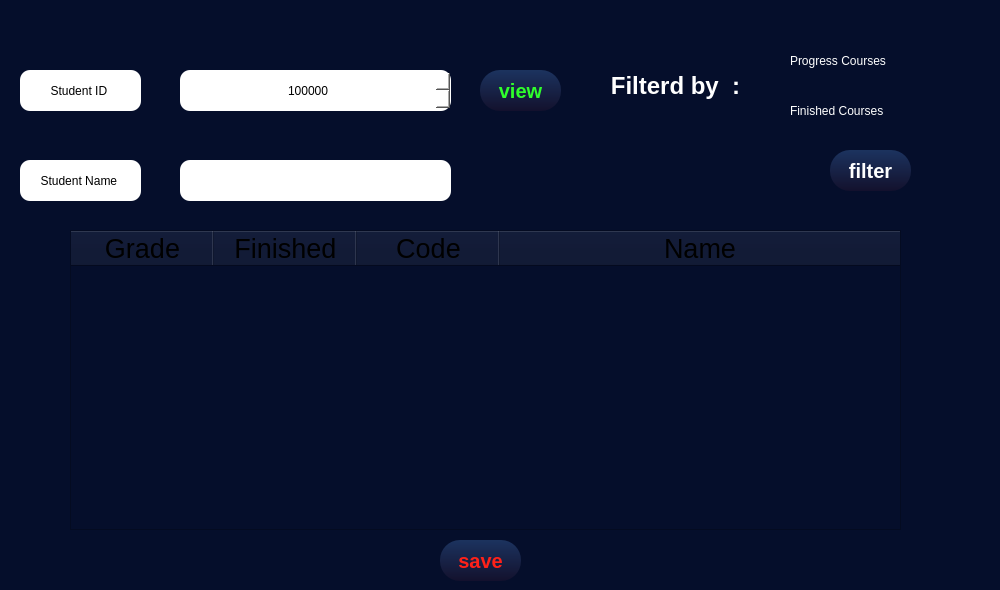
<?xml version="1.0" encoding="UTF-8"?>
<ui version="4.0">
 <class>ViewCoursesOfStudent</class>
 <widget class="QWidget" name="ViewCoursesOfStudent">
  <property name="geometry">
   <rect>
    <x>0</x>
    <y>0</y>
    <width>1000</width>
    <height>590</height>
   </rect>
  </property>
  <property name="windowTitle">
   <string>Form</string>
  </property>
  <property name="styleSheet">
   <string notr="true">background-color: rgb(5, 14, 43)</string>
  </property>
  <widget class="QLineEdit" name="StudentNamelineEdit_2">
   <property name="geometry">
    <rect>
     <x>180</x>
     <y>160</y>
     <width>271</width>
     <height>41</height>
    </rect>
   </property>
   <property name="styleSheet">
    <string notr="true">background:white;
color:black;
    border-radius: 10px;
</string>
   </property>
  </widget>
  <widget class="QLabel" name="StudentIDlabel">
   <property name="geometry">
    <rect>
     <x>20</x>
     <y>70</y>
     <width>121</width>
     <height>41</height>
    </rect>
   </property>
   <property name="styleSheet">
    <string notr="true">    border-radius: 10px;
background:white;
color:black;</string>
   </property>
   <property name="text">
    <string>Student ID </string>
   </property>
   <property name="alignment">
    <set>Qt::AlignCenter</set>
   </property>
  </widget>
  <widget class="QLabel" name="filterby">
   <property name="geometry">
    <rect>
     <x>610</x>
     <y>60</y>
     <width>131</width>
     <height>51</height>
    </rect>
   </property>
   <property name="styleSheet">
    <string notr="true">font-size:24px;
color :white;
background-color: transparent;
  font-weight: bold;
</string>
   </property>
   <property name="text">
    <string>Filterd by  :</string>
   </property>
   <property name="alignment">
    <set>Qt::AlignCenter</set>
   </property>
  </widget>
  <widget class="QTreeWidget" name="treeWidget">
   <property name="geometry">
    <rect>
     <x>70</x>
     <y>230</y>
     <width>831</width>
     <height>300</height>
    </rect>
   </property>
   <property name="sizeIncrement">
    <size>
     <width>2</width>
     <height>0</height>
    </size>
   </property>
   <property name="font">
    <font>
     <family>Yu Gothic Medium</family>
     <pointsize>22</pointsize>
    </font>
   </property>
   <property name="cursor" stdset="0">
    <cursorShape>ArrowCursor</cursorShape>
   </property>
   <property name="sizeAdjustPolicy">
    <enum>QAbstractScrollArea::AdjustToContents</enum>
   </property>
   <property name="autoScroll">
    <bool>true</bool>
   </property>
   <property name="editTriggers">
    <set>QAbstractItemView::AllEditTriggers</set>
   </property>
   <property name="iconSize">
    <size>
     <width>0</width>
     <height>0</height>
    </size>
   </property>
   <property name="verticalScrollMode">
    <enum>QAbstractItemView::ScrollPerPixel</enum>
   </property>
   <property name="horizontalScrollMode">
    <enum>QAbstractItemView::ScrollPerPixel</enum>
   </property>
   <attribute name="headerCascadingSectionResizes">
    <bool>false</bool>
   </attribute>
   <attribute name="headerMinimumSectionSize">
    <number>20</number>
   </attribute>
   <attribute name="headerDefaultSectionSize">
    <number>143</number>
   </attribute>
   <column>
    <property name="text">
     <string>Grade</string>
    </property>
    <property name="font">
     <font>
      <pointsize>20</pointsize>
     </font>
    </property>
    <property name="textAlignment">
     <set>AlignCenter</set>
    </property>
   </column>
   <column>
    <property name="text">
     <string>Finished</string>
    </property>
    <property name="font">
     <font>
      <pointsize>20</pointsize>
     </font>
    </property>
    <property name="textAlignment">
     <set>AlignCenter</set>
    </property>
   </column>
   <column>
    <property name="text">
     <string>Code</string>
    </property>
    <property name="font">
     <font>
      <pointsize>20</pointsize>
     </font>
    </property>
    <property name="textAlignment">
     <set>AlignCenter</set>
    </property>
   </column>
   <column>
    <property name="text">
     <string>Name</string>
    </property>
    <property name="font">
     <font>
      <pointsize>20</pointsize>
     </font>
    </property>
    <property name="textAlignment">
     <set>AlignCenter</set>
    </property>
   </column>
  </widget>
  <widget class="QCheckBox" name="progress">
   <property name="geometry">
    <rect>
     <x>770</x>
     <y>40</y>
     <width>201</width>
     <height>41</height>
    </rect>
   </property>
   <property name="styleSheet">
    <string notr="true">border-radius:10px;
color:white;
font: 16pt &quot;Arial&quot;;
    background-color: transparent;</string>
   </property>
   <property name="text">
    <string>Progress Courses </string>
   </property>
  </widget>
  <widget class="QLabel" name="StudentNamelabel">
   <property name="geometry">
    <rect>
     <x>20</x>
     <y>160</y>
     <width>121</width>
     <height>41</height>
    </rect>
   </property>
   <property name="styleSheet">
    <string notr="true">    border-radius: 10px;
background:white;
color:black;</string>
   </property>
   <property name="text">
    <string>Student Name </string>
   </property>
   <property name="alignment">
    <set>Qt::AlignCenter</set>
   </property>
  </widget>
  <widget class="QCheckBox" name="finished">
   <property name="geometry">
    <rect>
     <x>770</x>
     <y>90</y>
     <width>201</width>
     <height>41</height>
    </rect>
   </property>
   <property name="styleSheet">
    <string notr="true">border-radius:10px;
color:white;
font: 16pt &quot;Arial&quot;;
    background-color: transparent;</string>
   </property>
   <property name="text">
    <string>Finished Courses </string>
   </property>
  </widget>
  <widget class="QPushButton" name="view">
   <property name="geometry">
    <rect>
     <x>480</x>
     <y>70</y>
     <width>81</width>
     <height>41</height>
    </rect>
   </property>
   <property name="cursor">
    <cursorShape>PointingHandCursor</cursorShape>
   </property>
   <property name="styleSheet">
    <string notr="true">    font-weight: 600;
	font-size:20px;
    border-radius: 20px;
    color: rgb(47, 255, 43);
background: qlineargradient(x1:0, y1:0, x2:0, y2:1, stop:0 #1c335f, stop:1 #13112d);
</string>
   </property>
   <property name="text">
    <string>view</string>
   </property>
  </widget>
  <widget class="QSpinBox" name="Student_ID">
   <property name="geometry">
    <rect>
     <x>180</x>
     <y>70</y>
     <width>271</width>
     <height>41</height>
    </rect>
   </property>
   <property name="styleSheet">
    <string notr="true">background:white;
color:black;
    border-radius: 10px;
</string>
   </property>
   <property name="alignment">
    <set>Qt::AlignCenter</set>
   </property>
   <property name="minimum">
    <number>20000000</number>
   </property>
   <property name="maximum">
    <number>1000000000</number>
   </property>
  </widget>
  <widget class="QPushButton" name="filter">
   <property name="geometry">
    <rect>
     <x>830</x>
     <y>150</y>
     <width>81</width>
     <height>41</height>
    </rect>
   </property>
   <property name="cursor">
    <cursorShape>PointingHandCursor</cursorShape>
   </property>
   <property name="styleSheet">
    <string notr="true">    font-weight: 600;
	font-size:20px;
    border-radius: 20px;
    color: white;
background: qlineargradient(x1:0, y1:0, x2:0, y2:1, stop:0 #1c335f, stop:1 #13112d);
</string>
   </property>
   <property name="text">
    <string>filter</string>
   </property>
  </widget>
  <widget class="QPushButton" name="save">
   <property name="geometry">
    <rect>
     <x>440</x>
     <y>540</y>
     <width>81</width>
     <height>41</height>
    </rect>
   </property>
   <property name="cursor">
    <cursorShape>PointingHandCursor</cursorShape>
   </property>
   <property name="styleSheet">
    <string notr="true">    font-weight: 600;
	font-size:20px;
    border-radius: 20px;
    color: rgb(255, 33, 25);
background: qlineargradient(x1:0, y1:0, x2:0, y2:1, stop:0 #1c335f, stop:1 #13112d);
</string>
   </property>
   <property name="text">
    <string>save</string>
   </property>
  </widget>
 </widget>
 <resources/>
 <connections/>
</ui>
